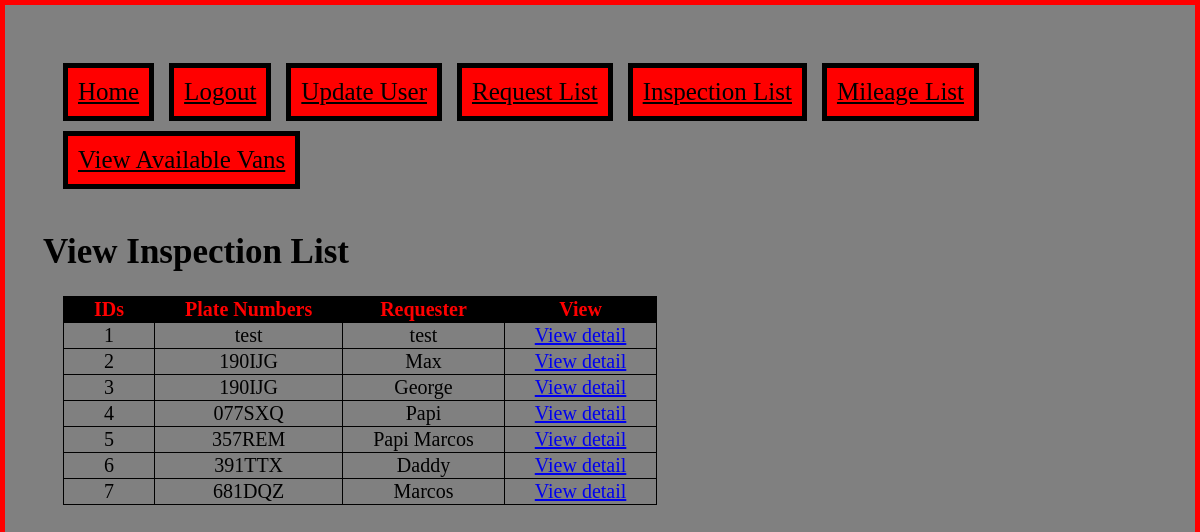
The app's page /view_inspection_list (signed in) with its own data.
### app.py (models this page shows)
class Inspections(UserMixin, db.Model):
    id = db.Column(db.Integer, primary_key=True)
    vehicleNum = db.Column(db.String(8), nullable=False)
    todaysDate = db.Column(db.String(10), nullable=False)
    returnDate = db.Column(db.String(10), nullable=False)
    requester = db.Column(db.String(40), nullable=False)
    department = db.Column(db.String(40), nullable=False)
    destination = db.Column(db.String(80), nullable=False)
    beginODO = db.Column(db.String(40), nullable=False)
    comments = db.Column(db.String(150), nullable=False)
    operator = db.Column(db.String(40), nullable=False)

### app.py (the view)
@app.route('/view_inspection_list')
@login_required
def viewInspectionList():
    return render_template('viewInspectionList.html', inspectionList=Inspections.query.all(), userAuth=current_user.is_authenticated)

### app.py (called while the page is built)
@login_manager.user_loader
def load_user(uid):
    return User.query.get(uid)

### templates/viewInspectionList.html (shortened to what this page needs)
{% extends "base.html" %}
{% block content %}
<h1>View Inspection List<h1>
<table>
    <tr>
	    <th>IDs</th>
	    <th>Plate Numbers</th>
	    <th>Requester</th>
	    <th>View</th>
	</tr>
    {% for inspection in inspectionList %}
	<tr>
		<td>{{ inspection.id }}</td>
		<td>{{ inspection.vehicleNum }}</td>
		<td>{{ inspection.requester }}</td>
		<td><a href="http://xelectricsheepx.pythonanywhere.com/view_inspection_detail?id={{ inspection.id }}">View detail</a></td>
	</tr>
	{% endfor %}
</table>
{% endblock %}

### static/style.css (style rules this page uses)
html { background-color:grey; border: thick solid red; padding: 30px; background-image: url('/static/sky.jpg'); }
table { margin-left: 20px; margin-right: 20px; border: thin solid black; border-collapse: collapse; }
td, th { border: thin solid black; padding-left: 30px; padding-right: 30px; font-style: times new roman, serif; text-align: center; font-size: 20px; }
th { background-color: black; color: red; }
td { text-align: center; }
h1 { font-style: bold, times new roman, serif; font-size: 35px; }

### records on screen
Inspections: id "1", vehicleNum "test", requester "test"
Inspections: id "2", vehicleNum "190IJG", requester "Max"
Inspections: id "3", vehicleNum "190IJG", requester "George"
Inspections: id "4", vehicleNum "077SXQ", requester "Papi"
Inspections: id "5", vehicleNum "357REM", requester "Papi Marcos"
Inspections: id "6", vehicleNum "391TTX", requester "Daddy"
Inspections: id "7", vehicleNum "681DQZ", requester "Marcos"
